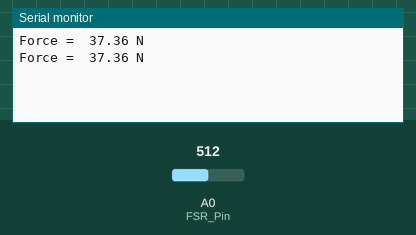
This sketch was run on a simulated Arduino Uno, built with avr-gcc and run on an emulated ATmega328P. Shown: the last lines printed to the serial monitor. Inputs (shaded band) come from the test bench; at power-on: A0 (FSR_Pin) = 512.

Above: at 1.8 s.
1.9 s: A0 (FSR_Pin) set to 0
At 2.7 s:
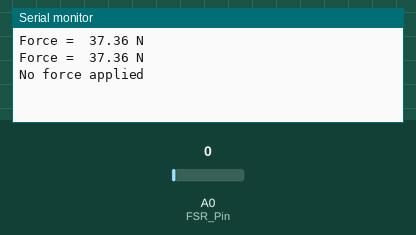
4.5 s: A0 (FSR_Pin) set to 122
At 5.8 s:
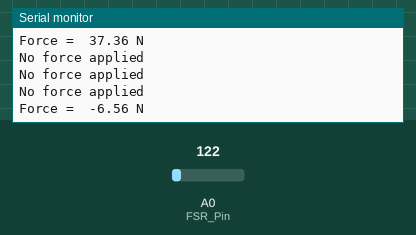

The sketch:

FSR.ino
```cpp
//Reading Output Voltage (Vo) and Force (N) from FSR

// DEFINE Measuring Resisitance (Rm) & Voltage Input (Vin)
long Rm = 330 * 1000000;  // Input resistor value and convert into micro ohms (1 Ω = 1,000,000 µΩ)
int Vin = 5000;           // Input Voltage in mV

// Pins and variables
int FSR_Pin = A0; //analog pin 0
float voltage = 0;
long time;
long resistance = 0;
float conductance = 0;
float force = 0;


void setup() {
Serial.begin(9600);
pinMode(FSR_Pin, INPUT);
}


void loop() {
int FSRreading = analogRead(FSR_Pin);

// Map analog value to obtain Vo in mV
  voltage = map(FSRreading, 0, 1023, 0, 5000);

//Calculate resistance using voltage divider equation

  //R_fsr = [(Vin*Rm)/Vo] - Rm
  resistance = (Vin * Rm) / voltage;
  resistance = resistance - Rm;

  //Calculate conductance (micro ohms) (1/R)
  conductance = 1 / resistance;

  //Use the FSR resistance vs. force graphs to estimate the force

  if (voltage == 0) {
    Serial.println("No force applied");
    delay(1000);
    return;
  }
  if (resistance >= 1/6E-10) {
    force = (voltage/197.96);
  }
  else {
    force = (voltage/43.39) - 20.3;
  }

  Serial.print("Force =  ");
  Serial.print(force);
  Serial.println(" N ");
  delay(1000);

}
```

Measured:
- after the input at 1.9 s, the serial monitor: prints a new line after 0.10 s (image 1)
- after the input at 4.5 s, the serial monitor: prints a new line after 0.50 s (image 2)
